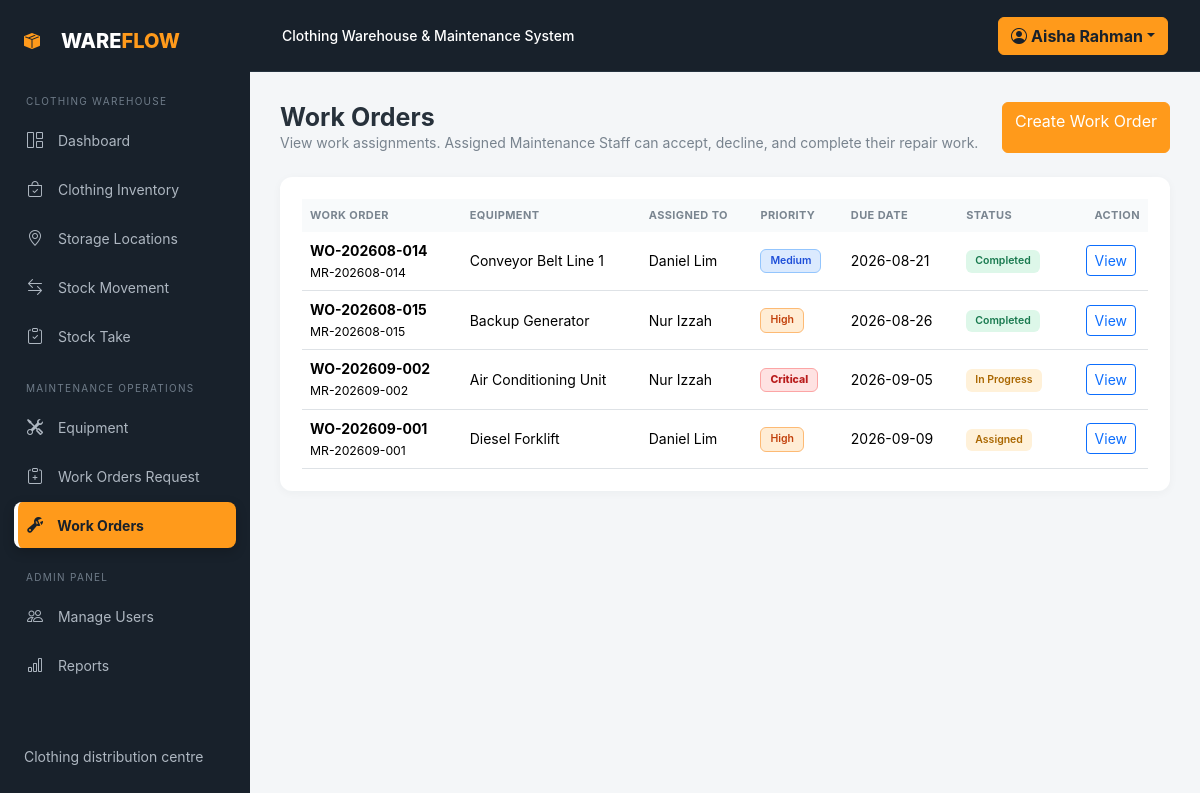
/maintenance/work_orders.php (signed in), run on the app's committed database.
### tables this page shows
CREATE TABLE work_orders (id INT AUTO_INCREMENT PRIMARY KEY,work_order_code VARCHAR(40) NOT NULL UNIQUE,request_id INT NULL,equipment_id INT NOT NULL,assigned_to INT NULL,problem_description TEXT NOT NULL,priority ENUM('Low','Medium','High','Critical') NOT NULL,start_date DATE NULL,due_date DATE NULL,completion_date DATE NULL,status ENUM('Assigned','In Progress','Completed','Cancelled') NOT NULL DEFAULT 'Assigned',repair_notes TEXT NULL,created_at TIMESTAMP DEFAULT CURRENT_TIMESTAMP,updated_at TIMESTAMP DEFAULT CURRENT_TIMESTAMP ON UPDATE CURRENT_TIMESTAMP,FOREIGN KEY(request_id) REFERENCES maintenance_requests(id),FOREIGN KEY(equipment_id) REFERENCES equipment(id),FOREIGN KEY(assigned_to) REFERENCES users(id));

CREATE TABLE maintenance_requests (id INT AUTO_INCREMENT PRIMARY KEY,request_code VARCHAR(40) NOT NULL UNIQUE,equipment_id INT NOT NULL,reported_by INT NOT NULL,problem_description TEXT NOT NULL,priority ENUM('Low','Medium','High','Critical') NOT NULL DEFAULT 'Medium',status ENUM('Pending','Assigned','In Progress','Completed','Rejected') NOT NULL DEFAULT 'Pending',created_at TIMESTAMP DEFAULT CURRENT_TIMESTAMP,updated_at TIMESTAMP DEFAULT CURRENT_TIMESTAMP ON UPDATE CURRENT_TIMESTAMP,FOREIGN KEY(equipment_id) REFERENCES equipment(id),FOREIGN KEY(reported_by) REFERENCES users(id));

CREATE TABLE equipment (id INT AUTO_INCREMENT PRIMARY KEY,equipment_code VARCHAR(40) NOT NULL UNIQUE,equipment_name VARCHAR(120) NOT NULL,category VARCHAR(80) NOT NULL,serial_number VARCHAR(100) NULL,location VARCHAR(120) NOT NULL,purchase_date DATE NULL,warranty_expiry DATE NULL,status ENUM('Operational','Under Maintenance','Breakdown','Retired') NOT NULL DEFAULT 'Operational',condition_status ENUM('Good','Fair','Poor') NOT NULL DEFAULT 'Good',description TEXT NULL,created_at TIMESTAMP DEFAULT CURRENT_TIMESTAMP,updated_at TIMESTAMP DEFAULT CURRENT_TIMESTAMP ON UPDATE CURRENT_TIMESTAMP);

CREATE TABLE users (id INT AUTO_INCREMENT PRIMARY KEY,name VARCHAR(100) NOT NULL,email VARCHAR(120) NOT NULL UNIQUE,password VARCHAR(255) NOT NULL,role ENUM('Admin','Maintenance Staff','Warehouse Staff') NOT NULL,is_active TINYINT(1) NOT NULL DEFAULT 1,created_at TIMESTAMP DEFAULT CURRENT_TIMESTAMP,updated_at TIMESTAMP DEFAULT CURRENT_TIMESTAMP ON UPDATE CURRENT_TIMESTAMP);

### includes/language.php (called while the page is built, shortened)
<?php
function current_language(): string {
    return 'en';
}
function t(string $key): string {
    $language = current_language();
    return $translations[$language][$key] ?? $translations['en'][$key] ?? $key;
}
function tv(string $value): string {
    $values = [
        'Operational' => ['en' => 'Operational', 'zh' => '正常运行'], 'Under Maintenance' => ['en' => 'Under Maintenance', 'zh' => '维修中'],
        'Breakdown' => ['en' => 'Breakdown', 'zh' => '故障'], 'Retired' => ['en' => 'Retired', 'zh' => '已停用'],
        'Pending' => ['en' => 'Pending', 'zh' => '待处理'], 'Assigned' => ['en' => 'Assigned', 'zh' => '已分配'],
        'In Progress' => ['en' => 'In Progress', 'zh' => '进行中'], 'Completed' => ['en' => 'Completed', 'zh' => '已完成'],
        'Rejected' => ['en' => 'Rejected', 'zh' => '已拒绝'], 'Cancelled' => ['en' => 'Cancelled', 'zh' => '已取消'],
        'Low' => ['en' => 'Low', 'zh' => '低'], 'Medium' => ['en' => 'Medium', 'zh' => '中'],
        'High' => ['en' => 'High', 'zh' => '高'], 'Critical' => ['en' => 'Critical', 'zh' => '紧急'],
        'Inbound' => ['en' => 'Inbound', 'zh' => '入库'], 'Outbound' => ['en' => 'Outbound', 'zh' => '出库'],
        'Picking' => ['en' => 'Picking', 'zh' => '拣货'], 'Adjustment' => ['en' => 'Stock Adjustment', 'zh' => '库存调整'],
        'Admin' => ['en' => 'Admin', 'zh' => '管理员'], 'Maintenance Staff' => ['en' => 'Maintenance Staff', 'zh' => '维护人员'], 'Warehouse Staff' => ['en' => 'Warehouse Staff', 'zh' => '仓库人员'],
        'Good' => ['en' => 'Good', 'zh' => '良好'], 'Fair' => ['en' => 'Fair', 'zh' => '一般'], 'Poor' => ['en' => 'Poor', 'zh' => '较差'],
        'Tops' => ['en' => 'Tops', 'zh' => '上装'], 'Bottoms' => ['en' => 'Bottoms', 'zh' => '下装'],
        'Dresses' => ['en' => 'Dresses', 'zh' => '连衣裙'], 'Outerwear' => ['en' => 'Outerwear', 'zh' => '外套'],
        'Footwear' => ['en' => 'Footwear', 'zh' => '鞋类'], 'Accessories' => ['en' => 'Accessories', 'zh' => '配饰'],
        'Underwear' => ['en' => 'Underwear', 'zh' => '内衣'], 'Men' => ['en' => 'Men', 'zh' => '男装'],
        'Women' => ['en' => 'Women', 'zh' => '女装'], 'Kids' => ['en' => 'Kids', 'zh' => '童装'],
        'Unisex' => ['en' => 'Unisex', 'zh' => '中性'], 'Spring/Summer' => ['en' => 'Spring/Summer', 'zh' => '春夏'],
        'Autumn/Winter' => ['en' => 'Autumn/Winter', 'zh' => '秋冬'], 'All Season' => ['en' => 'All Season', 'zh' => '四季'],
    ];
    return $values[$value][current_language()] ?? $value;
}

### includes/auth.php (called while the page is built, shortened)
<?php
function e($value) { return htmlspecialchars((string)$value, ENT_QUOTES, 'UTF-8'); }
function is_logged_in() { return isset($_SESSION['user']); }
function is_system_admin() { return is_logged_in() && ($_SESSION['user']['role'] ?? '') === 'Admin'; }

### maintenance/work_orders.php (the view, shortened to what this page needs)
<?php
require_once __DIR__ . '/../config/database.php';
require_once __DIR__ . '/../includes/auth.php';
require __DIR__ . '/../includes/header.php';
$sql = 'SELECT w.*, e.equipment_name, u.name assigned_staff, r.request_code FROM work_orders w JOIN equipment e ON e.id=w.equipment_id LEFT JOIN users u ON u.id=w.assigned_to LEFT JOIN maintenance_requests r ON r.id=w.request_id ORDER BY w.due_date ASC';
$rows = $pdo->query($sql)->fetchAll(PDO::FETCH_ASSOC);
?>
<div class="d-flex justify-content-between mb-4"><div><h1 class="page-heading"><?= e(t('work_orders')) ?></h1><p class="page-subtitle mb-0">View work assignments. Assigned Maintenance Staff can accept, decline, and complete their repair work.</p></div><?php if (is_system_admin()): ?><a class="btn btn-primary" href="add_work_order.php"><?= e(t('create_work_order')) ?></a><?php endif ?></div>
<div class="panel table-responsive"><table class="table table-hover mb-0"><thead><tr><th><?= e(t('work_order')) ?></th><th><?= e(t('equipment')) ?></th><th>Assigned To</th><th><?= e(t('priority')) ?></th><th><?= e(t('due_date')) ?></th><th><?= e(t('status')) ?></th><th class="text-end">Action</th></tr></thead><tbody><?php foreach ($rows as $w): ?><tr><td><b><?= e($w['work_order_code']) ?></b><br><small><?= e($w['request_code'] ?? '—') ?></small></td><td><?= e($w['equipment_name']) ?></td><td><?= e($w['assigned_staff'] ?? 'Unassigned') ?></td><td><span class="badge status-<?= e($w['priority']) ?>"><?= e(tv($w['priority'])) ?></span></td><td><?= e($w['due_date'] ?? '—') ?></td><td><span class="badge status-<?= str_replace(' ', '-', $w['status']) ?>"><?= e(tv($w['status'])) ?></span></td><td class="text-end"><a class="btn btn-sm btn-outline-primary me-1" href="view_work_order.php?id=<?= (int) $w['id'] ?>">View</a></td></tr><?php endforeach; ?></tbody></table></div>
<?php require __DIR__ . '/../includes/footer.php'; ?>

### assets/css/style.css (style rules this page uses)
:root { --orange:#ff9a1b;--dark:#18212b;--muted:#f4f6f8 }
* { box-sizing:border-box }
body { background:var(--muted);color:#27313b;font-family:Inter,system-ui,-apple-system,Arial,sans-serif }
.page-heading { font-size:25px;font-weight:700;margin:0 }
.page-subtitle { color:#78838e;font-size:14px }
.metric-card,.panel { border:0;border-radius:12px;background:#fff;box-shadow:0 2px 10px #1d2b3b0a }
.panel { padding:22px }
.table>thead th { font-size:11px;color:#7a8590;text-transform:uppercase;letter-spacing:.4px;background:#f8fafb;border:0 }
.table td { vertical-align:middle;font-size:14px }
.badge { font-weight:600;padding:6px 9px }
.status-Operational,.status-Completed { background:#ddf7e9;color:#18794e }
.status-Under-Maintenance,.status-In-Progress,.status-Assigned { background:#fff1d9;color:#aa6700 }
.status-Medium { background:#dbeafe;color:#1d4ed8;border:1px solid #93c5fd }
.status-High { background:#ffedd5;color:#c2410c;border:1px solid #fdba74 }
.status-Critical { background:#fee2e2;color:#b91c1c;border:1px solid #fca5a5;font-weight:800 }
.btn-primary { background:var(--orange);border-color:var(--orange) }

### data on the page
work_orders: work_order_code "WO-202608-014", request.request_code "MR-202608-014", equipment.equipment_name "Conveyor Belt Line 1", assigned_to.name "Daniel Lim", priority "Medium", due_date "2026-08-21", status "Completed"
work_orders: work_order_code "WO-202608-015", request.request_code "MR-202608-015", equipment.equipment_name "Backup Generator", assigned_to.name "Nur Izzah", priority "High", due_date "2026-08-26", status "Completed"
work_orders: work_order_code "WO-202609-002", request.request_code "MR-202609-002", equipment.equipment_name "Air Conditioning Unit", assigned_to.name "Nur Izzah", priority "Critical", due_date "2026-09-05", status "In Progress"
work_orders: work_order_code "WO-202609-001", request.request_code "MR-202609-001", equipment.equipment_name "Diesel Forklift", assigned_to.name "Daniel Lim", priority "High", due_date "2026-09-09", status "Assigned"

### other printed values
tl('CLOTHING WAREHOUSE', '服装仓库') "CLOTHING WAREHOUSE"
t('dashboard') "Dashboard"
tl('Clothing Inventory', '服装库存') "Clothing Inventory"
tl('Storage Locations', '存储库位') "Storage Locations"
tl('Stock Movement', '库存作业') "Stock Movement"
tl('MAINTENANCE OPERATIONS', '维护作业') "MAINTENANCE OPERATIONS"
t('equipment') "Equipment"
t('requests') "Work Orders Request"
t('work_orders') "Work Orders"
t('reports') "Reports"
tl('Clothing distribution centre', '服装配送中心') "Clothing distribution centre"
t('system_name') "Clothing Warehouse & Maintenance System"
$_SESSION['user']['name'] "Aisha Rahman"
t('create_work_order') "Create Work Order"
t('work_order') "WORK ORDER"
